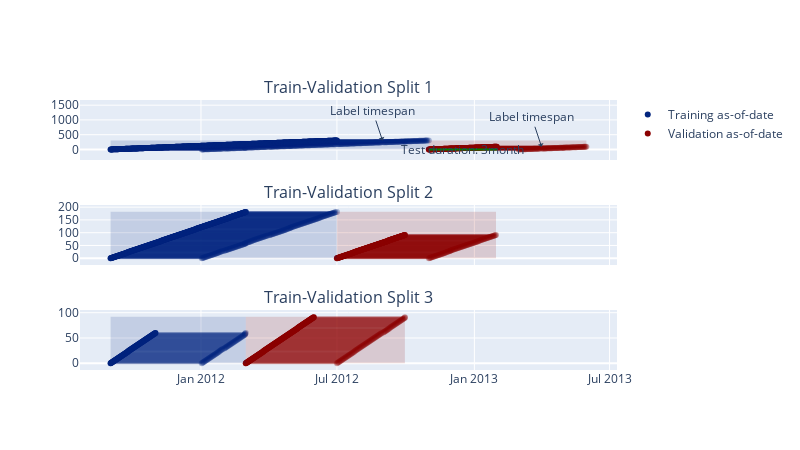

The cell this chart's notebook holds for it:
### Markdown cell above
### Temporal Validation setup

### Code cell
q = f'''
    select 
        config
    from triage_metadata.experiments where experiment_hash = '{run_hash}'
'''

experiment_config = pd.read_sql(q, db_engine).at[0, 'config']


chops = Timechop(**experiment_config['temporal_config'])
splits = len(chops.chop_time())

print(f'There are {splits} train-validation splits')
visualize_chops_plotly(
    chops
)
